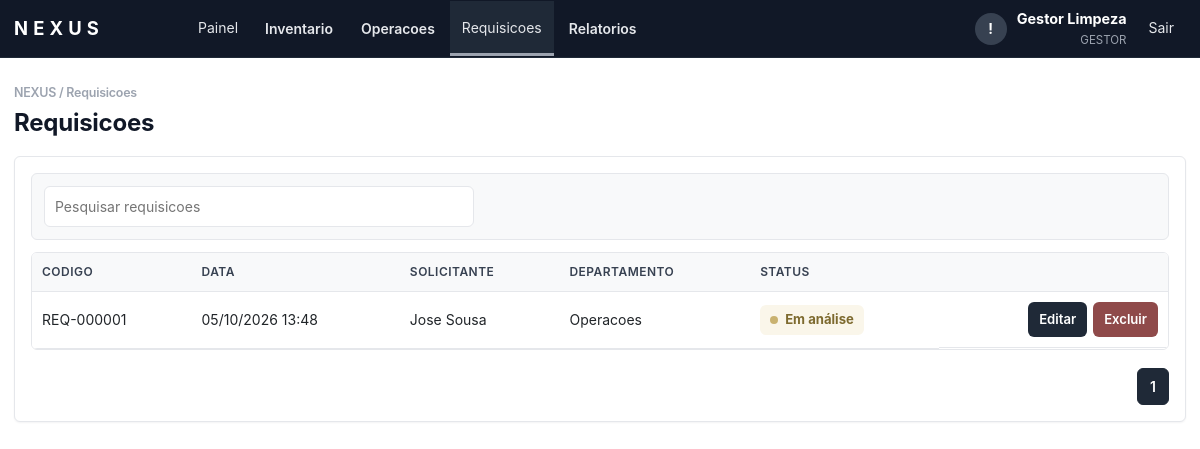
Page /index.php?page=requisicoes (signed in) on the committed database.
### tables this page shows
CREATE TABLE requisicoes (
    id                  INT AUTO_INCREMENT PRIMARY KEY,
    codigo_requisicao   VARCHAR(20) NOT NULL UNIQUE,
    usuario_id          INT NOT NULL,
    ativo_id            INT NULL,
    matricula           VARCHAR(20)  NOT NULL,
    cpf                 VARCHAR(14)  NOT NULL,
    nome                VARCHAR(120) NOT NULL,
    departamento        VARCHAR(120) NOT NULL,
    funcao              VARCHAR(120) NOT NULL,
    descricao           TEXT NOT NULL,
    status              ENUM('Em análise','Em processo de compra','Dependente','Negado','Concluído')
                            NOT NULL DEFAULT 'Em análise',
    aprovado_por        VARCHAR(120),
    data_solicitacao    DATE NOT NULL,
    hora_solicitacao    TIME NOT NULL,
    data_finalizacao    DATETIME NULL,
    created_at          TIMESTAMP DEFAULT CURRENT_TIMESTAMP,
    updated_at          TIMESTAMP DEFAULT CURRENT_TIMESTAMP ON UPDATE CURRENT_TIMESTAMP,

    INDEX idx_requisicoes_usuario (usuario_id),
    INDEX idx_requisicoes_status  (status),
    INDEX idx_requisicoes_data    (data_solicitacao, hora_solicitacao),
    INDEX idx_requisicoes_codigo  (codigo_requisicao),
    INDEX idx_requisicoes_ativo   (ativo_id),

    CONSTRAINT fk_requisicoes_usuario
        FOREIGN KEY (usuario_id) REFERENCES usuarios(id) ON DELETE CASCADE,
    CONSTRAINT fk_requisicoes_ativo
        FOREIGN KEY (ativo_id) REFERENCES ativos(id) ON DELETE SET NULL
);

### nova_modules.php (called while the page is built, shortened)
<?php
function nova_render_page(string $page,?string $flash): bool {
 return false;
}

### index.php (the view, shortened to what this page needs)
<?php
$config = require __DIR__ . '/config.php';
require_once __DIR__ . '/nova_modules.php';
function db(): PDO
{
    static $pdo = null;
    global $config;
    if (!$pdo) {
        $dsn = "mysql:host={$config['db_host']};dbname={$config['db_name']};charset=utf8mb4";
        $pdo = new PDO($dsn, $config['db_user'], $config['db_pass'], [
            PDO::ATTR_ERRMODE => PDO::ERRMODE_EXCEPTION,
            PDO::ATTR_DEFAULT_FETCH_MODE => PDO::FETCH_ASSOC,
        ]);
    }
    return $pdo;
}
function e(mixed $value): string
{
    return htmlspecialchars((string) $value, ENT_QUOTES, 'UTF-8');
}
function csrf(): string
{
    return $_SESSION['csrf'];
}
function current_user(): ?array
{
    return $_SESSION['user'] ?? null;
}
function current_profile(): ?string
{
    return current_user()['perfil'] ?? null;
}
function is_diretoria(): bool
{
    return current_profile() === 'diretoria';
}
function render_status_badge(string $status): string
{
    $classes = [
        'Concluído' => 'status-concluido',
        'Negado' => 'status-negado',
        'Recusada' => 'status-negado',
        'Aprovada' => 'status-concluido',
        'Em processo de compra' => 'status-processo',
        'Em análise' => 'status-analise',
        'Dependente' => 'status-dependente',
    ];
    $labels = ['Concluído' => 'Concluído', 'Em análise' => 'Em análise'];
    $class = $classes[$status] ?? 'status-analise';
    return '<span class="status-indicator ' . $class . '"><span class="status-dot"></span>' . e($labels[$status] ?? $status) . '</span>';
}
function render_topbar(string $area, array $links): void
{
    $user = current_user();
    echo '<header class="topbar">';
    echo '<div class="topbar-inner">';
    echo '<a class="brand" href="index.php?page=' . ($area === 'usuario' ? 'abrir-requisicao' : 'dashboard') . '"><span class="brand-name">NEXUS</span></a>';
    echo '<nav class="topnav">';
    foreach ($links as $href => $label) {
        if (is_array($label)) {
            $active = in_array(($_GET['page'] ?? 'dashboard'), array_keys($label), true) ? ' active-link' : '';
            echo '<div class="nav-dropdown"><button type="button" class="nav-dropdown-toggle' . $active . '">' . e((string) $href) . '</button><div class="nav-dropdown-menu">';
            echo '</div></div>';
            continue;
        }
        $active = (($_GET['page'] ?? 'dashboard') === $href) ? ' active-link' : '';
        echo '<a href="index.php?page=' . e($href) . '" class="' . $active . '">' . e($label) . '</a>';
    }
    echo '</nav>';
    echo '<div class="top-actions">';
    echo '<button type="button" class="notify-btn" aria-label="Notificacoes">!</button>';
    echo '<div class="user-area"><span>' . e($user['nome'] ?? 'Usuario') . '</span><small>' . e($user['perfil'] ?? $area) . '</small></div>';
    echo '<a class="logout-link" href="index.php?page=logout">Sair</a>';
    echo '</div></div></header>';
}
$page = $_GET['page'] ?? 'dashboard';
$flash = $_SESSION['flash'] ?? null;
?>
<!doctype html>
<html lang="pt-BR">
<head>
  <link rel="stylesheet" href="https://cdn.jsdelivr.net/npm/bootstrap@5.3.3/dist/css/bootstrap.min.css">
  <link rel="stylesheet" href="assets/style.css?v=<?= (int) @filemtime(__DIR__ . '/assets/style.css') ?>">
</head>
<body>
<?php if ($page === 'login'): ?>
  <main class="login">
    <form method="post" class="card login-card">
      <h1>NEXUS</h1>
      <p>Login unico para administradores e usuarios</p>
      <?php if ($flash): ?><div class="alert"><?= e($flash) ?></div><?php endif; ?>
      <input type="hidden" name="csrf" value="<?= e(csrf()) ?>">
      <label>E-mail<input name="email" type="email" required autocomplete="email"></label>
      <label>Senha<input name="senha" type="password" required autocomplete="current-password"></label>
      <button>Entrar</button>
    </form>
  </main>
<?php else:
    $menuLinks = [];
    if (current_profile() === 'administrador') {
        $menuLinks = [
            'dashboard' => 'Painel',
            'Inventario' => ['estoque' => 'Estoque', 'purchase-requests' => 'Solicitacoes de compra', 'inventory' => 'Auditoria de inventario'],
            'Operacoes' => ['movimentacoes' => 'Movimentacoes', 'ativos' => 'Ativos', 'qrcode' => 'QR Codes', 'categorias' => 'Categorias'],
            'requisicoes' => 'Requisicoes',
            'hiring' => 'Contratacoes',
            'Relatorios' => ['inventory-reports' => 'Relatorios de compra', 'movimentacoes' => 'Relatorio de itens em uso', 'importar' => 'Importar CSV', 'exportar' => 'Exportar CSV'],
        ];
    } elseif (current_profile() === 'gestor') {
        $menuLinks = [
            'dashboard' => 'Painel',
            'Inventario' => ['estoque' => 'Estoque'],
            'Operacoes' => ['movimentacoes' => 'Movimentacoes', 'ativos' => 'Ativos', 'qrcode' => 'QR Codes', 'categorias' => 'Categorias'],
            'requisicoes' => 'Requisicoes',
            'Relatorios' => ['movimentacoes' => 'Relatorio de itens em uso', 'importar' => 'Importar CSV', 'exportar' => 'Exportar CSV'],
        ];
    } elseif (current_profile() === 'diretoria') {
        $menuLinks = [
            'dashboard' => 'Painel',
            'requisicoes' => 'Requisicoes',
        ];
    } elseif (current_profile() === 'coordenacao_ti') {
        $menuLinks = ['dashboard' => 'Painel', 'requisicoes-ti' => 'Requisicoes TI', 'it-dashboard' => 'Aprovacoes TI'];
    } elseif (current_profile() === 'financeiro') {
        $menuLinks = ['dashboard' => 'Painel', 'finance-dashboard' => 'Compras'];
    } elseif (current_profile() === 'rh') {
        $menuLinks = ['rh-dashboard' => 'Equipamentos', 'hiring' => 'Contratacoes'];
    }
    ?>
  <?php render_topbar('administrador', $menuLinks); ?>
  <main class="workspace">
    <?php if (nova_render_page($page, $flash)): ?>
    <?php elseif ($page === 'requisicoes'):
        if (is_diretoria()) {
            $rows = db()->query("SELECT * FROM requisicoes WHERE status = 'Em processo de compra' ORDER BY id DESC")->fetchAll();
        } else {
            $rows = db()->query('SELECT * FROM requisicoes ORDER BY id DESC')->fetchAll();
        }
    ?>
      <h1>Requisicoes<?= is_diretoria() ? ' - Em processo de compra' : '' ?></h1>
      <section class="card">
        <div class="toolbar"><input class="table-search" data-target="req-admin-table" placeholder="Pesquisar requisicoes"></div>
        <div class="table-wrap"><table id="req-admin-table" class="data-table"><thead><tr><th>Codigo</th><th>Data</th><th>Solicitante</th><th>Departamento</th><th>Status</th><?php if (!is_diretoria()): ?><th></th><?php endif; ?></tr></thead><tbody>
          <?php foreach ($rows as $req): ?>
          <tr><td><?= e($req['codigo_requisicao']) ?></td><td><?= e(date('d/m/Y H:i', strtotime($req['data_solicitacao'] . ' ' . $req['hora_solicitacao']))) ?></td><td><?= e($req['nome']) ?></td><td><?= e($req['departamento']) ?></td><td><?= render_status_badge($req['status']) ?></td><?php if (!is_diretoria()): ?><td class="actions"><button type="button" class="mini" data-open-modal="req-<?= e($req['id']) ?>">Editar</button><a class="mini danger" href="index.php?page=excluir-requisicao&id=<?= e($req['id']) ?>" onclick="return confirm('Excluir requisicao?')">Excluir</a></td><?php endif; ?></tr>
          <?php endforeach; ?>
        </tbody></table></div>
      </section>
    <?php endif; ?>
  </main>
<?php endif; ?>
</body>
</html>

### rows in the picture
requisicoes: codigo_requisicao "REQ-000001", data_solicitacao+hora_solicitacao "05/10/2026 13:48", nome "Jose Sousa", departamento "Operacoes", status "Em análise"

### other values in the picture
$label "Painel"
$href "Inventario"
$href "Operacoes"
$label "Requisicoes"
$href "Relatorios"
$user['nome'] "Gestor Limpeza"
$user['perfil'] "GESTOR"
